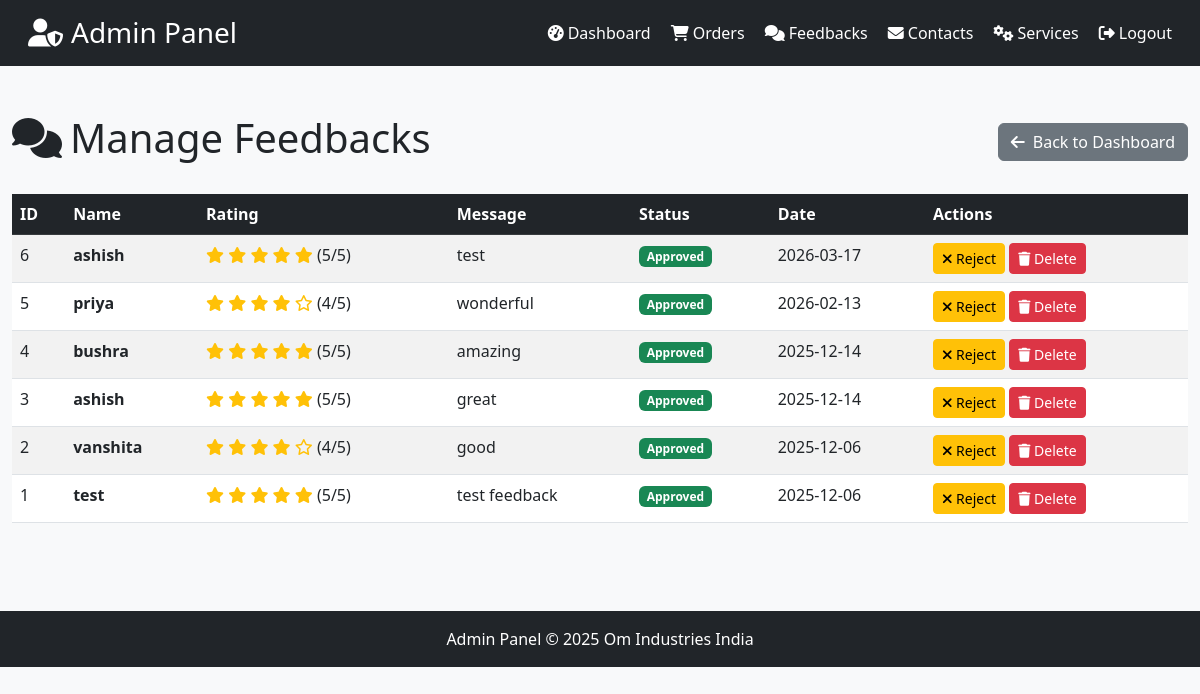
The page /admin/feedback (signed in) on the database its author committed.
### tables this page shows
CREATE TABLE feedback (
    id INTEGER PRIMARY KEY AUTOINCREMENT,
    name TEXT NOT NULL,
    message TEXT NOT NULL,
    date TIMESTAMP DEFAULT CURRENT_TIMESTAMP
, rating INTEGER DEFAULT 5, status TEXT DEFAULT 'pending');

### app.py (the view)
@app.route("/admin/feedback")
def admin_feedback():
    if not session.get('admin_logged_in'):
        return redirect(url_for('admin_login'))
    conn = _db_connection()
    cursor = execute_query(conn, "SELECT * FROM feedback ORDER BY date DESC")
    feedbacks = cursor.fetchall()
    conn.close()
    return render_template("admin/pages/feedback.html", title="Manage Feedback", feedbacks=feedbacks)

### app.py (called while the page is built)
def execute_query(conn, query, params=None):
    if USE_POSTGRES:
        cursor = conn.cursor()
        if params:
            if '?' in query:
                query = query.replace('?', '%s')
            cursor.execute(query, params)
        else:
            cursor.execute(query)
        return cursor
    else:
        if params:
            return conn.execute(query, params)
        else:
            return conn.execute(query)

### templates/admin/pages/feedback.html (shortened to what this page needs)
{% extends "admin/base_admin.html" %}
{% block content %}
<div class="container-fluid py-4">
  <div class="d-flex justify-content-between align-items-center mb-4">
    <h1><i class="fas fa-comments me-2"></i>Manage Feedbacks</h1>
    <a href="{{ url_for('admin_dashboard') }}" class="btn btn-secondary">
      <i class="fas fa-arrow-left me-2"></i>Back to Dashboard
    </a>
  </div>
  {% if feedbacks %}
  <div class="table-responsive">
    <table class="table table-striped table-hover">
      <thead class="table-dark">
        <tr>
          <th>ID</th>
          <th>Name</th>
          <th>Rating</th>
          <th>Message</th>
          <th>Status</th>
          <th>Date</th>
          <th>Actions</th>
        </tr>
      </thead>
      <tbody>
        {% for feedback in feedbacks %}
        <tr>
          <td>{{ feedback['id'] }}</td>
          <td><strong>{{ feedback['name'] }}</strong></td>
          <td>
            {% for i in range(5) %}
              {% if i < feedback['rating'] %}
                <i class="fas fa-star text-warning"></i>
              {% else %}
                <i class="far fa-star text-warning"></i>
              {% endif %}
            {% endfor %}
            ({{ feedback['rating'] }}/5)
          </td>
          <td>{{ feedback['message'][:50] }}{% if feedback['message']|length > 50 %}...{% endif %}</td>
          <td>
            {% if feedback['status'] == 'approved' %}
              <span class="badge bg-success">Approved</span>
            {% elif feedback['status'] == 'rejected' %}
              <span class="badge bg-danger">Rejected</span>
            {% else %}
              <span class="badge bg-warning">Pending</span>
            {% endif %}
          </td>
          <td>
            {% if feedback['date'] %}
              {% if feedback['date'] is string %}
                {{ feedback['date'][:10] }}
              {% else %}
                {{ feedback['date'].strftime('%Y-%m-%d') }}
              {% endif %}
            {% else %}
              N/A
            {% endif %}
          </td>
          <td>
            {% if feedback['status'] != 'rejected' %}
            <a href="{{ url_for('admin_feedback_action', feedback_id=feedback['id'], action='reject') }}"
               class="btn btn-sm btn-warning"
               onclick="return confirm('Reject this feedback?')">
              <i class="fas fa-times"></i> Reject
            </a>
            {% endif %}
            <a href="{{ url_for('admin_feedback_action', feedback_id=feedback['id'], action='delete') }}"
               class="btn btn-sm btn-danger"
               onclick="return confirm('Delete this feedback permanently?')">
              <i class="fas fa-trash"></i> Delete
            </a>
          </td>
        </tr>
        {% endfor %}
      </tbody>
    </table>
  </div>
  {% else %}
  <div class="alert alert-info">
    <i class="fas fa-info-circle me-2"></i>No feedbacks found.
  </div>
  {% endif %}
</div>
{% endblock %}

### templates/admin/base_admin.html (style rules this page uses)
body { background-color: #f8f9fa; }

### rows shown on the page
feedback: id "6", name "ashish", rating "5", message "test", status "Approved", date "2026-03-17"
feedback: id "5", name "priya", rating "4", message "wonderful", status "Approved", date "2026-02-13"
feedback: id "4", name "bushra", rating "5", message "amazing", status "Approved", date "2025-12-14"
feedback: id "3", name "ashish", rating "5", message "great", status "Approved", date "2025-12-14"
feedback: id "2", name "vanshita", rating "4", message "good", status "Approved", date "2025-12-06"
feedback: id "1", name "test", rating "5", message "test feedback", status "Approved", date "2025-12-06"
